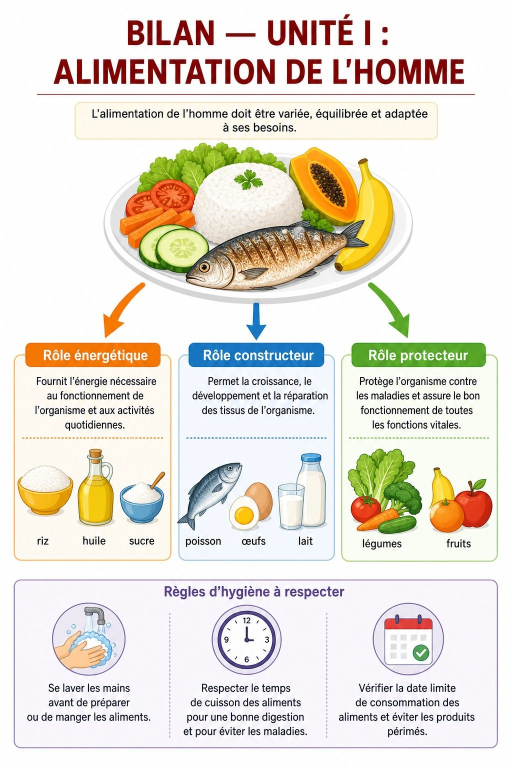
#> input picture scripts/t4/generated_images/u1_bilan_r1.jpg, 1024 x 1536 px (shown at 1/2 size)
$ python couverture.py t4/generated_images/u1_bilan_r1.jpg
#> lines starting #> are read from the running program, lines starting #| are printed output that depends on the picture; after the words box and inside, x2 and y2 are one past the last pixel; in counts of white or black regions, pixels touching at a corner belong together
#!/usr/bin/env python3
# -*- coding: utf-8 -*-
"""
Adapte une maquette de couverture J-Learn à une matière et un niveau donnés.

Usage :
    python3 scripts/couverture.py bookcovers3.png couverture-SVT-T9.png \\
        --titre SVT --niveau T9 --tableau "CONTENU PE"

    # inspecter la maquette sans rien écrire
    python3 scripts/couverture.py bookcovers3.png --mesurer

Les maquettes du dépôt (`bookcovers1.png` … `bookcovers6.png`) partagent la
même composition mais **pas les mêmes dimensions** (1024x1536, 1029x1528,
843x1264…). Aucune coordonnée n'est donc codée en dur : le script mesure
chaque maquette avant de la retoucher. C'est la raison d'être de `--mesurer`.

Principe de la retouche, en trois temps :

1. Repérer les bandes de texte de l'en-tête (pixels sombres sur fond clair) en
   ignorant la colonne du logo, qui fausserait le centrage.
2. Effacer le mot écrit à la craie sur le tableau par diffusion de Laplace.
   Le tableau porte un dégradé de lumière : un aplat de vert laisse une tache
   visible, et recopier une zone voisine risque d'importer le cadre en bois.
   La diffusion ne propage que les pixels sains du pourtour.
3. Redessiner les textes centrés sur le milieu réel de l'image, à hauteur de
   capitale et couleur relevées sur l'original.

Le script garantit qu'aucun pixel n'est modifié hors des zones de texte, et
le vérifie lui-même en fin de traitement (`--verifier`, actif par défaut).
"""

import argparse
import os
import sys

import numpy as np
from PIL import Image, ImageDraw, ImageFilter, ImageFont

POLICE_DEFAUT = "/usr/share/fonts/truetype/dejavu/DejaVuSans-Bold.ttf"

# Seuil de « pixel sombre » sur fond clair, en somme R+V+B.
SEUIL_SOMBRE = 330


def bandes_texte(arr, y_max, x_min, x_max):
    """Repère les bandes horizontales contenant du texte sombre."""
    sombre = arr.sum(2) < SEUIL_SOMBRE
    lignes = [y for y in range(y_max) if sombre[y, x_min:x_max].sum() > 3]
    bandes, debut, prec = [], None, None
    for y in lignes:
        if prec is None or y - prec > 8:
            if debut is not None:
                bandes.append((debut, prec))
            debut = y
        prec = y
    if debut is not None:
        bandes.append((debut, prec))
    return [(a, b) for a, b in bandes if b - a >= 15]


def boite_texte(arr, y0, y1, x_min, x_max):
    """Boîte englobante et couleur moyenne du texte d'une bande."""
    sombre = arr.sum(2) < SEUIL_SOMBRE
    m = sombre[y0:y1 + 1, x_min:x_max]
    cols = np.where(m.sum(0) > 0)[0]
    rows = np.where(m.sum(1) > 0)[0]
    if not len(cols) or not len(rows):
        return None
    sub = arr[y0 + rows.min():y0 + rows.max() + 1,
              x_min + cols.min():x_min + cols.max() + 1].reshape(-1, 3)
    s = sub.sum(1)
    couleur = tuple(int(v) for v in sub[s < np.percentile(s, 5)].mean(0))
    return dict(y0=y0 + int(rows.min()), y1=y0 + int(rows.max()),
                x0=x_min + int(cols.min()), x1=x_min + int(cols.max()),
                couleur=couleur)


def zone_craie(arr):
    """Repère le mot écrit à la craie colorée sur le tableau."""
    r, g, b = arr[:, :, 0], arr[:, :, 1], arr[:, :, 2]
    rose = (r - g > 10) & (b - g > 6) & (arr.sum(2) < 640)
    if not rose.any():
        return None
    # D'autres éléments de la photo tombent dans la gamme rose (teint de la
    # peau, reflets). On retient le plus gros bloc de lignes contiguës, qui
    # est le mot à la craie — les parasites forment des amas bien plus petits.
    densite = rose.sum(1)
    groupes, debut = [], None
    for y in range(len(densite)):
        if densite[y] > 20:
            if debut is None:
                debut = y
        elif debut is not None:
            groupes.append((debut, y - 1))
            debut = None
    if debut is not None:
        groupes.append((debut, len(densite) - 1))
    if not groupes:
        return None
    y0, y1 = max(groupes, key=lambda g: rose[g[0]:g[1] + 1].sum())
    bande = rose[y0:y1 + 1]
    xs2 = np.where(bande.sum(0) > 0)[0]
    zone = np.zeros_like(rose)
    zone[y0:y1 + 1] = bande
    # La moyenne brute mêlerait le vert sombre du tableau aux traits de craie
    # et donnerait une teinte terne. On ne retient que les pixels les plus
    # clairs de la zone, qui sont le coeur du tracé.
    pix = arr[zone]
    clairs = pix[pix.sum(1) >= np.percentile(pix.sum(1), 75)]
    couleur = tuple(int(v) for v in clairs.mean(0))
    return dict(y0=y0, y1=y1, x0=int(xs2.min()), x1=int(xs2.max()),
                couleur=couleur)


# [68 lines left out: functions effacer_par_diffusion, taille_pour_hauteur, dessiner_centre, dessiner_craie, not called in this run]


def mesurer(chemin):
    im = Image.open(chemin).convert("RGB")
    arr = np.asarray(im).astype(int)
    larg, haut = im.size
    print(f"{chemin} — {larg}x{haut}, centre x = {larg // 2}")
    y_entete = int(haut * 0.30)
    marge = int(larg * 0.08)
    # Le logo occupe le coin haut droit : on l'écarte du calcul de centrage.
    x_logo = int(larg * 0.78)
    print("\n  Bandes de texte de l'en-tête :")
    for i, (a, b) in enumerate(bandes_texte(arr, y_entete, marge, larg - marge)):
        bt = boite_texte(arr, a, b, marge, x_logo)
        if bt:
            centre = (bt["x0"] + bt["x1"]) // 2
            print(f"    [{i}] y {bt['y0']}-{bt['y1']} (h={bt['y1']-bt['y0']+1})"
                  f"  x {bt['x0']}-{bt['x1']}  centre {centre}"
                  f"  couleur {bt['couleur']}")
    z = zone_craie(arr)
    if z:
        print(f"\n  Mot à la craie : y {z['y0']}-{z['y1']}  x {z['x0']}-{z['x1']}"
              f"  couleur {z['couleur']}")
    return im


# [85 lines left out: functions verifier, adapter, not called in this run]


def main():
    p = argparse.ArgumentParser(description=__doc__,
                                formatter_class=argparse.RawDescriptionHelpFormatter)
    p.add_argument("source")
    p.add_argument("sortie", nargs="?")
    p.add_argument("--titre", help="matière, ex. SVT")
    p.add_argument("--niveau", help="classe, ex. T9")
    p.add_argument("--tableau", default="", help="mot écrit à la craie")
    p.add_argument("--police", default=POLICE_DEFAUT)
    p.add_argument("--mesurer", action="store_true")
    p.add_argument("--bande-titre", type=int, default=None,
                   help="index de la bande portant la matière (voir --mesurer)")
    p.add_argument("--bande-niveau", type=int, default=None,
                   help="index de la bande portant le niveau")
    a = p.parse_args()

    if a.mesurer or not a.sortie:
        mesurer(a.source)
#> in mesurer, im is the input picture: PIL image 1024x1536 RGB; mean R, G, B 230.4, 225.1, 215
#| t4/generated_images/u1_bilan_r1.jpg — 1024x1536, centre x = 512
#> in bandes_texte, `sombre = arr.sum(2) < SEUIL_SOMBRE`:
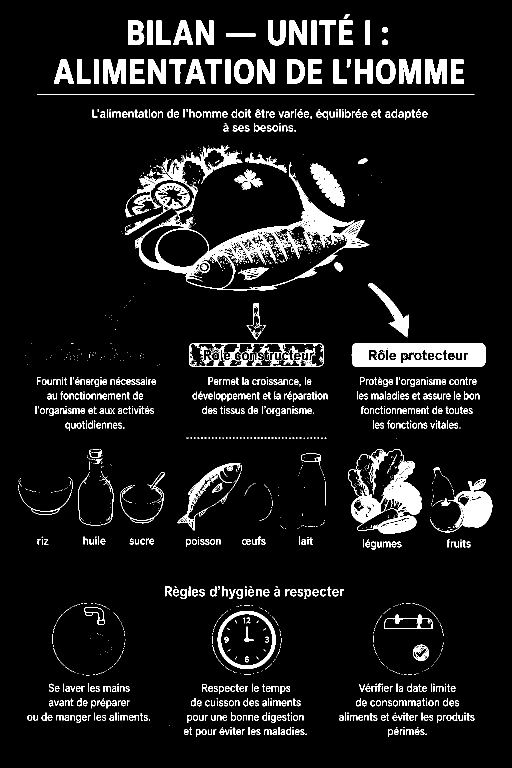
#> sombre: shape (1536, 1024) bool (shown at 1/2 size); 8.2% white; 1873 white regions (1215 under 20 px), largest, box (x1, y1, x2, y2) and area: (251, 291, 739, 581) 20817, (703, 686, 971, 734) 10148, (696, 898, 844, 1068) 9468
#> in bandes_texte, `lignes = [y for y in range(y_max) if sombre[y, x_min:x_max].sum() > 3]`: lignes = 314 items
#> the loop in mesurer, `for i, (a, b) in enumerate(bandes_texte(arr, y_entete, marge, larg - m..` made 4 passes
#> (a, b, couleur in boite_texte, centre) on passes 1 to 4: (29, 90, (98, 6, 7), 515), (118, 167, (96, 5, 6), 449), (218, 262, (3, 2, 0), 491), (291, 459, (67, 58, 14), 507)
#|     [0] y 29-90 (h=62)  x 256-774  centre 515  couleur (98, 6, 7)
#|     [1] y 118-167 (h=50)  x 108-790  centre 449  couleur (96, 5, 6)
#|     [2] y 218-262 (h=45)  x 185-797  centre 491  couleur (3, 2, 0)
#|     [3] y 291-459 (h=169)  x 251-763  centre 507  couleur (67, 58, 14)
#> pass 1, in boite_texte, `m = sombre[y0:y1 + 1, x_min:x_max]`:
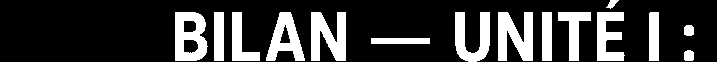
#> m: shape (62, 717) bool; 22.3% white; 15 white regions, largest, box (x1, y1, x2, y2) and area: (498, 12, 533, 61) 1213, (311, 12, 346, 61) 1208, (175, 12, 208, 61) 1157
#> in zone_craie, `r, g, b = arr[:, :, 0], arr[:, :, 1], arr[:, :, 2]`:
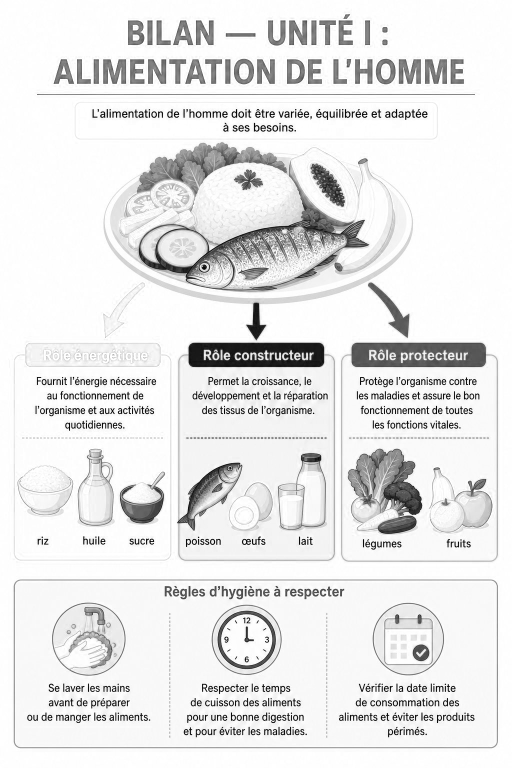
#> r: shape (1536, 1024) int64 (shown at 1/2 size); min 0, max 255, mean 230.4
#> in zone_craie, `r, g, b = arr[:, :, 0], arr[:, :, 1], arr[:, :, 2]`:
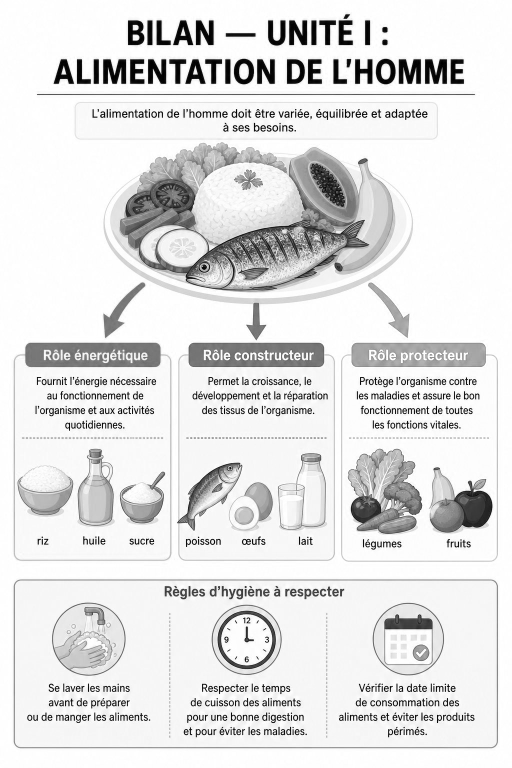
#> g: shape (1536, 1024) int64 (shown at 1/2 size); min 0, max 255, mean 225.1
#> in zone_craie, `r, g, b = arr[:, :, 0], arr[:, :, 1], arr[:, :, 2]`:
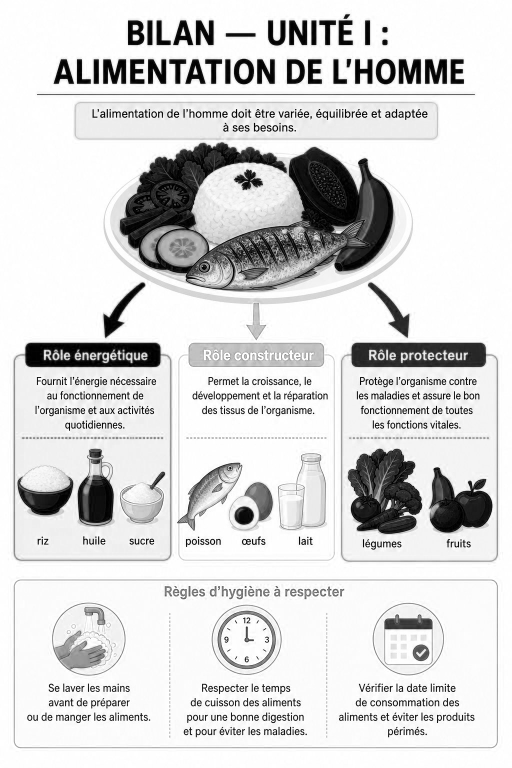
#> b: shape (1536, 1024) int64 (shown at 1/2 size); min 0, max 255, mean 215
#> in zone_craie, `rose = (r - g > 10) & (b - g > 6) & (arr.sum(2) < 640)`:
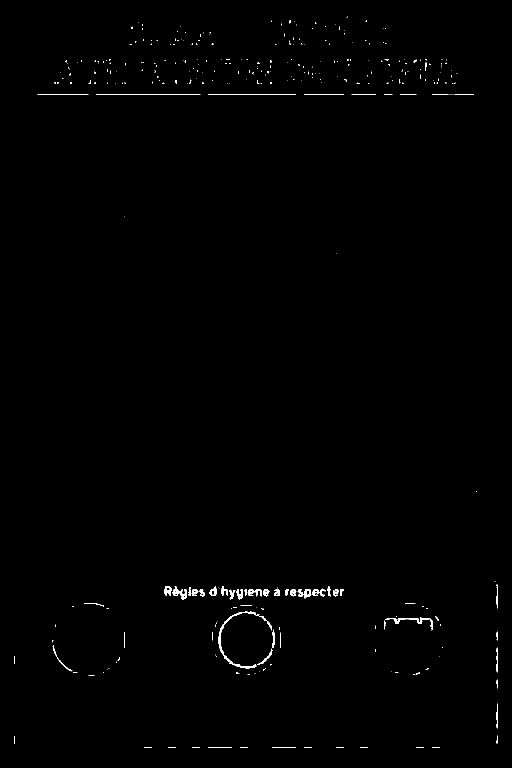
#> rose: shape (1536, 1024) bool (shown at 1/2 size); 0.54% white; 346 white regions (278 under 20 px), largest, box (x1, y1, x2, y2) and area: (437, 1223, 533, 1337) 882, (770, 1234, 866, 1261) 417, (192, 188, 401, 190) 416
#> in zone_craie, `densite = rose.sum(1)`: densite = 1536 values, max 732 at index 188, min 0 at index 0, mean 5.51
#> after the loop in zone_craie, `for y in range(len(densite)):`: groupes = [(88, 88), (118, 123), (126, 127), (142, 142), (145, 145), (160, 161), (165, 167), (188, 189), (1173, 1192), (1194, 1197), (1206, 1207), (1210, 1211), (1224, 1226), (1236, 1247), (1251, 1251), (1317, 1320), (1326, 1329), (1331, 1335), (1345, 1345), (1494, 1495)]
#> in zone_craie, `y0, y1 = max(groupes, key=lambda g: rose[g[0]:g[1] + 1].sum())`: y0 = 1173; y1 = 1192
#> in zone_craie, `xs2 = np.where(bande.sum(0) > 0)[0]`: xs2 = 286 values from 329 to 994
#> in zone_craie, `zone[y0:y1 + 1] = bande`:
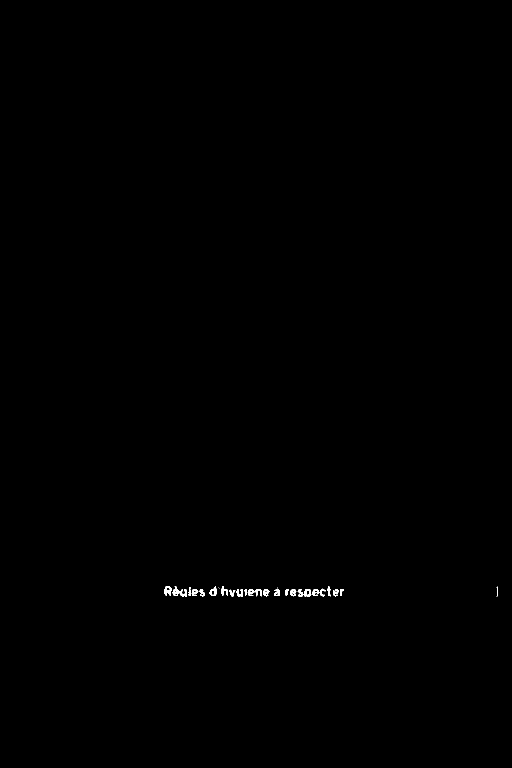
#> zone: shape (1536, 1024) bool (shown at 1/2 size); 0.17% white; 28 white regions (3 under 20 px), largest, box (x1, y1, x2, y2) and area: (329, 1173, 344, 1192) 178, (609, 1178, 623, 1193) 142, (419, 1173, 433, 1192) 141
#> in zone_craie, `pix = arr[zone]`: pix = 2638 rows, first 8: [75, 63, 109], [73, 59, 112], [67, 53, 106], [69, 55, 104], [74, 61, 107], [76, 62, 111], [59, 45, 96], [96, 82, 133]
#> in zone_craie, `clairs = pix[pix.sum(1) >= np.percentile(pix.sum(1), 75)]`: clairs = 660 rows, first 8: [129, 118, 158], [108, 97, 139], [191, 179, 215], [185, 173, 209], [120, 105, 148], [130, 119, 149], [132, 120, 156], [199, 187, 227]
#> in zone_craie, `couleur = tuple(int(v) for v in clairs.mean(0))`: couleur = (151, 138, 180)
#> in mesurer, `z = zone_craie(arr)`: z = {'y0': 1173, 'y1': 1192, 'x0': 329, 'x1': 994, 'couleur': (151, 138, 180)}
#|   Mot à la craie : y 1173-1192  x 329-994  couleur (151, 138, 180)
        return 0
    if not (a.titre and a.niveau):
        p.error("--titre et --niveau sont requis")
    if not os.path.exists(a.police):
        p.error(f"police introuvable : {a.police}")
    return adapter(a.source, a.sortie, a.titre, a.niveau, a.tableau, a.police,
                   a.bande_titre, a.bande_niveau)


if __name__ == "__main__":
    sys.exit(main())
#> (the program exits here)

$ run again, on scripts/t4/generated_images/u2_s1_b_plante.jpg
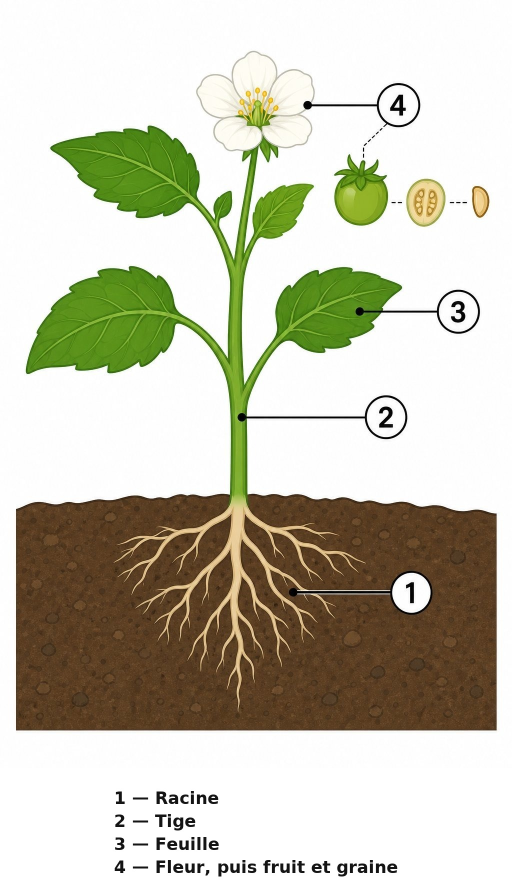
#> input picture scripts/t4/generated_images/u2_s1_b_plante.jpg, 1024 x 1786 px (shown at 1/2 size)
#> in mesurer, im is the input picture: PIL image 1024x1786 RGB; mean R, G, B 198.9, 196.7, 179.2
#| t4/generated_images/u2_s1_b_plante.jpg — 1024x1786, centre x = 512
#> in bandes_texte, `sombre = arr.sum(2) < SEUIL_SOMBRE`:
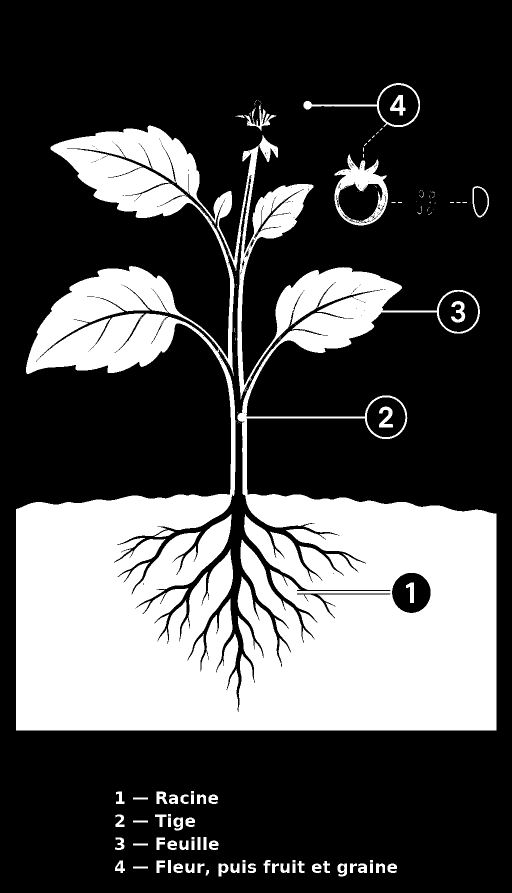
#> sombre: shape (1786, 1024) bool (shown at 1/2 size); 30.9% white; 165 white regions (99 under 20 px), largest, box (x1, y1, x2, y2) and area: (32, 251, 993, 1461) 544277, (669, 309, 776, 451) 5428, (607, 166, 840, 254) 1778
#> lignes = 369 items
#> the loop in mesurer, `for i, (a, b) in enumerate(bandes_texte(arr, y_entete, marge, larg - m..` made 1 pass
#> (a, b, couleur in boite_texte, centre) on pass 1: (166, 534, (58, 101, 13), 449)
#> (printed output is left out)
#> in zone_craie, `r, g, b = arr[:, :, 0], arr[:, :, 1], arr[:, :, 2]`:
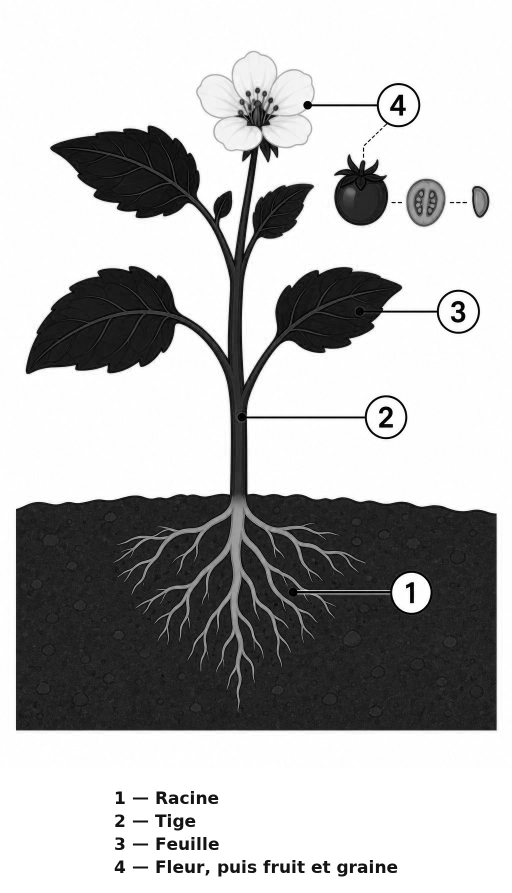
#> b: shape (1786, 1024) int64 (shown at 1/2 size); min 0, max 255, mean 179.2
#> rose: shape (1786, 1024) bool; every value is 0
